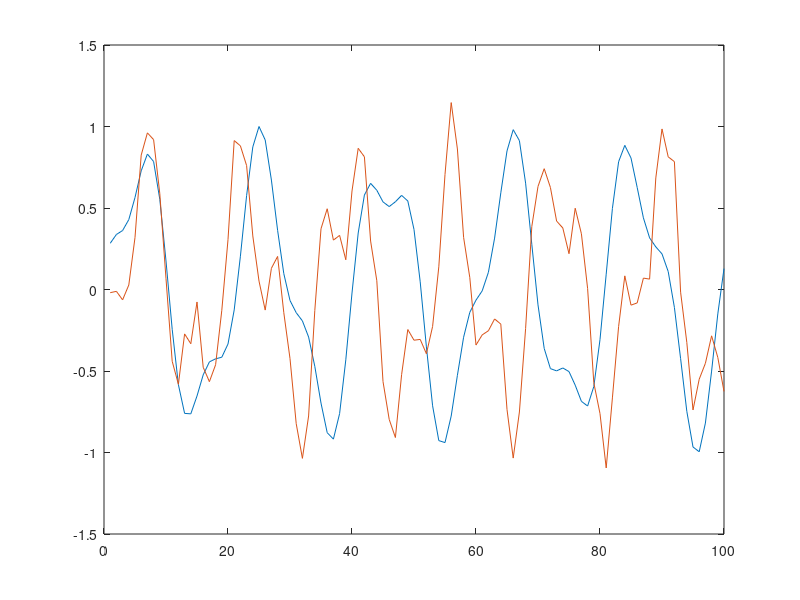

Here is the MATLAB script that generated this plot: (Note: this script raises an error after producing the figure.)
 close all; clear;
% 
% Poles = GeneratePoles(100);
% 
% rng(0);
% N = 2;
% r = poly(Poles(N,:));
% sysOrder = length(Poles(N,:));
% 
% n = 100;
% a = -fliplr(r(2:end));

rng(5);
% theta = rand(1,2)*pi; % 0 < theta < 180;
theta1 = [0.1*pi, 0.24*pi];
theta2 = theta1 * 1.2;
p1 = [cos(theta1(1))+1j*sin(theta1(1));cos(theta1(1))-1j*sin(theta1(1)); ...
    cos(theta1(2))+1j*sin(theta1(2)); cos(theta1(2))-1j*sin(theta1(2))];
p2 = [cos(theta2(1))+1j*sin(theta2(1));cos(theta2(1))-1j*sin(theta2(1)); ...
    cos(theta2(2))+1j*sin(theta2(2)); cos(theta2(2))-1j*sin(theta2(2))];

sysOrder = length(p1);
noiseLevel = 0.1;

r1 = poly(p1);
r2 = poly(p2);

a1 = -fliplr(r1(2:end));
a2 = -fliplr(r2(2:end));
N = 100;
y1 = zeros(N, 1);
y1(1:sysOrder) = rand(sysOrder,1);
for i = sysOrder+1:N
    y1(i) = a1 * y1(i-sysOrder:i-1);
end
y1 = y1 / norm(y1, inf);
y1_clean = y1;
y1 = y1_clean + 0*randn(size(y1));

y2 = zeros(N, 1);
y2(1:sysOrder) = rand(sysOrder,1);
for i = sysOrder+1:N
    y2(i) = a2 * y2(i-sysOrder:i-1);
end
y2 = y2 / norm(y2, inf);
y2_clean = y2;
y2 = y2_clean + noiseLevel*randn(size(y2));


figure(1); plot(y1); hold on; plot(y2); hold off;

Hy1 = hankel(y1(1:5), y1(5:end));
[U1,S1,V1] = svd(Hy1);
r1est = U1(:, end);
p1est = roots(flipud(r1est));
[~, ind1] = sort(angle(p1est));
p1est = p1est(ind1);

Hy2 = hankel(y2(1:5), y2(5:50));
[U2,S2,V2] = svd(Hy2);
r2est = U2(:, end);
p2est = roots(flipud(r2est));
[~, ind2] = sort(angle(p2est));
p2est = p2est(ind2);

log(p1est)
log(p2est)./log(p1est)
alpha = abs(mean(log(p2est)./log(p1est)))


p2dtw = p1.^(alpha);
r2dtw = flipud(poly(p2dtw)');

% Proposed
lambda = 1000;
nc = sysOrder+1;
[y2_hat,o_hat,n_hat] = method_l1l2(y2', r2dtw, nc, lambda);

figure(3);
plot(y2_clean, 'x-');
hold on;
% plot(y_hat, 'o-');
plot(y2_hat, 'square-');
xlabel('t');
ylabel('y2');
title('Ex1: data cleaning of the warpped signal, w1=[0.1*pi,0.24*pi], w2=[0.12*pi,0.28*pi]');
hold off;
legend('y2 ground truth', 'y2 cleaned')